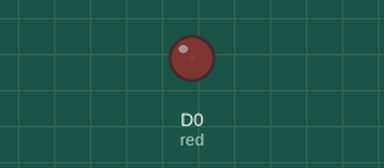
Recording of a sketch running on a simulated ESP8266 (NodeMCU). Parts: output pins drawn as LEDs (lit = HIGH).

Above: at 0.05 s.
At 2.8 s:
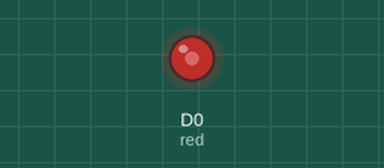
At 5.55 s:
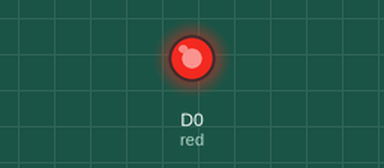
At 11.1 s:
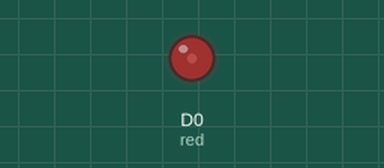
Timing chart, 0 to 16.0 s (numbered marks = the images above):
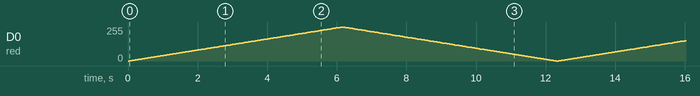

The sketch:

led_light.ino
```cpp
const int red = D0;
void setup() {
  // put your setup code here, to run once:
  pinMode(red,OUTPUT);
}

void loop() {
  // put your main code here, to run repeatedly:
  int brightness;
  for(brightness=0;brightness<1024;brightness+=5){
    analogWrite(red,brightness);
    delay(30);
  }
  for(brightness;brightness>-1;brightness-=5){
    analogWrite(red,brightness);
    delay(30);
  }
}
```
